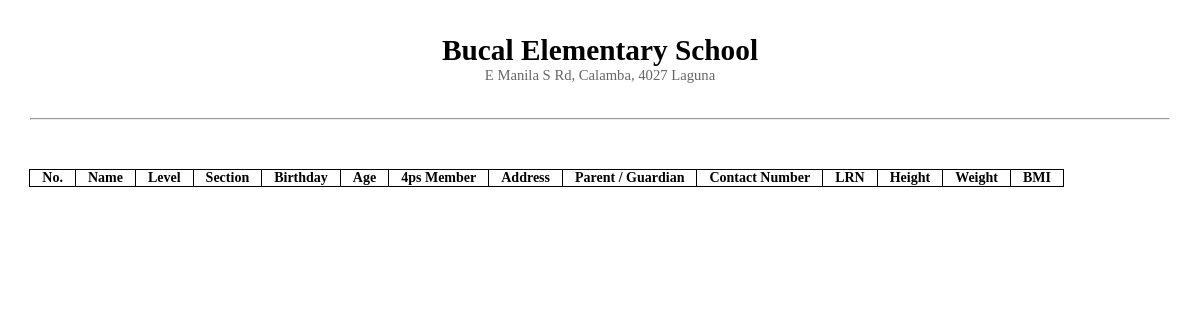
/all-students.php, run on an earlier commit of the app's database.
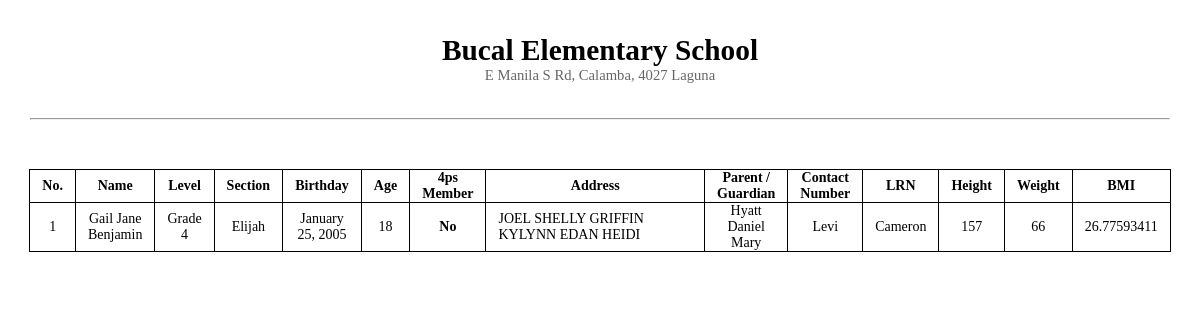
And on a later commit of the database.
### tables this page shows
CREATE TABLE `students` (
  `id` int(11) NOT NULL,
  `student_id` varchar(250) NOT NULL,
  `first_name` varchar(50) NOT NULL,
  `middle_name` varchar(50) NOT NULL,
  `last_name` varchar(50) NOT NULL,
  `date_of_birth` varchar(50) NOT NULL,
  `age` varchar(50) NOT NULL,
  `gender` varchar(50) NOT NULL,
  `room` varchar(50) NOT NULL,
  `house` varchar(50) NOT NULL,
  `street` varchar(50) NOT NULL,
  `subdivision` varchar(50) NOT NULL,
  `barangay` varchar(50) NOT NULL,
  `city` varchar(50) NOT NULL,
  `zip` varchar(50) NOT NULL,
  `image` blob NOT NULL,
  `grade` varchar(10) NOT NULL,
  `section` varchar(50) NOT NULL,
  `four_ps` int(11) NOT NULL,
  `date_created` date NOT NULL,
  `date_time_created` datetime NOT NULL,
  `date_time_updated` datetime NOT NULL
);

CREATE TABLE `users` (
  `id` int(11) NOT NULL,
  `user_id` varchar(250) NOT NULL,
  `email` varchar(50) NOT NULL,
  `password` varchar(50) NOT NULL,
  `first_name` varchar(50) NOT NULL,
  `middle_name` varchar(50) NOT NULL,
  `last_name` varchar(50) NOT NULL,
  `contact_number` varchar(50) NOT NULL,
  `room` varchar(50) NOT NULL,
  `house` varchar(50) NOT NULL,
  `street` varchar(50) NOT NULL,
  `subdivision` varchar(50) NOT NULL,
  `barangay` varchar(50) NOT NULL,
  `city` varchar(50) NOT NULL,
  `zip` varchar(50) NOT NULL,
  `gender` varchar(11) NOT NULL,
  `user_type` int(11) NOT NULL,
  `image` blob NOT NULL,
  `student_id` varchar(255) NOT NULL,
  `date_time_created` datetime NOT NULL,
  `date_time_updated` datetime NOT NULL
);

CREATE TABLE `health_infos` (
  `id` int(11) NOT NULL,
  `student_id` varchar(255) NOT NULL,
  `height` int(11) NOT NULL,
  `weight` int(11) NOT NULL,
  `bmi` varchar(11) NOT NULL,
  `status` varchar(50) NOT NULL,
  `active_level` varchar(50) NOT NULL,
  `health_history` varchar(255) NOT NULL,
  `date_time_created` datetime NOT NULL,
  `date_time_updated` datetime NOT NULL
);

### all-students.php (the view, shortened to what this page needs)
<!DOCTYPE html>
<html lang="en">
<head>
</head>
<body>
<br>
<br>
<span style="text-align: center; margin-top: 20em; margin-bottom: 500px;">
<h1>Bucal Elementary School</h1>
<p style="opacity: 60%;">E Manila S Rd, Calamba, 4027 Laguna</p>
</span>
<br>
<br>
<hr style="width:95%; margin-left:2.5% !important; margin-right:2.5% !important;" />
<div class="wrapper">
<br>
<br>
<table>
        <thead>
            <tr>
                <th>No.</th>
                <th>Name</th>
                <th>Level</th>
                <th>Section</th>
                <th>Birthday</th>
                <th>Age</th>
                <th>4ps Member</th>
                <th>Address</th>
                <th>Parent / Guardian</th>
                <th>Contact Number</th>
                <th>LRN</th>
                <th>Height</th>
                <th>Weight</th>
                <th>BMI</th>
            </tr>
        </thead>
        <tbody>
<?php
$query_students = "SELECT students.first_name AS student_first_name,students.middle_name AS student_middle_name,students.last_name AS student_last_name,students.grade AS student_grade,students.section AS student_section,students.date_of_birth AS student_date_of_birth,students.age AS student_age ,students.four_ps AS student_four_ps,students.room AS student_room,students.house AS student_house,students.student_id AS student_student_id, students.street AS student_street ,students.subdivision AS student_subdivision ,students.barangay AS student_barangay,students.city AS student_city, users.first_name AS user_first_name, users.middle_name AS user_middle_name,users.last_name AS user_last_name, users.contact_number AS user_contact_number,
health_infos.height AS health_infos_height,health_infos.weight AS health_infos_weight,health_infos.bmi AS health_infos_bmi
FROM students
LEFT JOIN users
ON students.student_id = users.student_id
LEFT JOIN health_infos
ON students.student_id = health_infos.student_id ";
$run_students = mysqli_query($conn,$query_students);
if(mysqli_num_rows($run_students) > 0){
    $no = 1;
    foreach($run_students as $row){
        $new_date = date('F d, Y', strtotime($row['student_date_of_birth']));
        ?>
                <tr>
                    <td style="text-align: center;"><?=$no++;?></td>
                    <td style="text-align: center;"><?=$row['student_first_name']. " " . $row['student_middle_name'] . " " . $row['student_last_name']?></td>
                    <td style="text-align: center;"><?=$row['student_grade']?></td>
                    <td style="text-align: center;"><?=$row['student_section']?></td>
                    <td style="text-align: center;"><?=$new_date?></td>
                    <td style="text-align: center;"><?=$row['student_age'] ?></td>
                    <td style="text-align: center;"><?php
                        if($row['student_four_ps'] == '0'){
                            echo "<b> No <span></b>";
                        }else{
                            echo "<b> Yes <span></b>";
                        }
                    ?>
                    </td>
                    <td style="width: 75%;">
                        <?=$row['student_room']." ". $row['student_house'] . " " . $row['student_street'] . " " . $row['student_subdivision'] . " " . $row['student_barangay'] . " " . $row['student_city']?>
                    </td>
                    <td style="text-align: center;">
                        <?=$row['user_first_name'] . " " . $row['user_middle_name'] . " " . $row['user_last_name']?>
                    </td>
                    <td style="text-align: center;"><?=$row['user_contact_number']?></td>
                    <td style="text-align: center;"><?=$row['student_student_id'] ?></td>
                    <td style="text-align: center;"><?=$row['health_infos_height']?></td>
                    <td style="text-align: center;"><?=$row['health_infos_weight']?></td>
                    <td style="text-align: center;"><?=$row['health_infos_bmi']?></td>
                </tr>
        <?php
    }
}
?>
        </tbody>
    </table>
</div>
</body>
</html>

### all-students.php (style rules this page uses)
* { box-sizing:border-box; margin:0; padding:0; }
body { font-size: 11pt; }
.wrapper { padding: 1em 2em 5em 2em; }
table, th, td { border: 1px solid black; border-collapse: collapse; }
th, td { padding: 0px 12px; font-size: 14px; }

What changed in the data, as far as the page shows it:
added students: first_name "Gail", middle_name "Jane", last_name "Benjamin", grade "Grade 4", section "Elijah", date_of_birth "January 25, 2005", age "18", four_ps "No", room "JOEL", house "SHELLY", street "GRIFFIN", subdivision "KYLYNN", barangay "EDAN", city "HEIDI", users.first_name "Hyatt", users.middle_name "Daniel", users.last_name "Mary", users.contact_number "Levi", student "Cameron", health_infos.height "157", health_infos.weight "66", health_infos.bmi "26.77593411"
